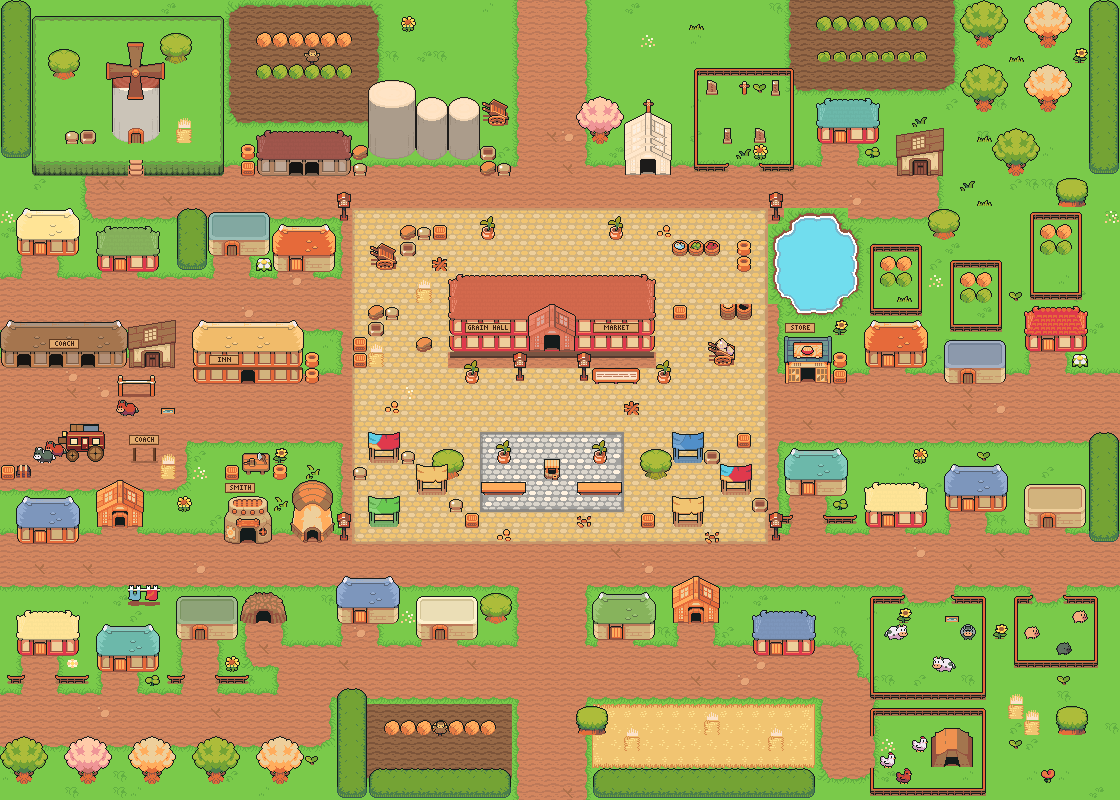

Below is a game level as drawn by its tile map, then a one-line description and the .tmx that defines it (tile-layer data replaced by summaries):
An orthogonal 70x50 tile map with 16x16 px tiles, 4 tile layers (Background, Ground, Foreground, AboveSprites), 9 tilesets and 58 objects (33x door, 15x npc_spot, 8x exit, quest_board, station).

<map version="1.10" tiledversion="1.10.1" orientation="orthogonal" renderorder="right-down" width="70" height="50" tilewidth="16" tileheight="16" infinite="0" nextlayerid="6" nextobjectid="59">
 <properties>
  <property name="biome" value="plains" />
  <property name="townKind" value="market_town" />
  <property name="seamless" type="bool" value="true" />
 </properties>
 <tileset firstgid="1" source="tileset/ninja/ninja_PlainsFloor.tsx" />
 <tileset firstgid="573" source="tileset/ninja/ninja_PlainsWater.tsx" />
 <tileset firstgid="1049" source="tileset/ninja/ninja_TilesetNature.tsx" />
 <tileset firstgid="1553" source="tileset/ninja/ninja_TilesetHouse.tsx" />
 <tileset firstgid="2312" source="tileset/ninja/ninja_TilesetElement.tsx" />
 <tileset firstgid="2552" source="tileset/ninja/ninja_TilesetFloorDetail.tsx" />
 <tileset firstgid="2632" source="tileset/ninja/ninja_TilesetInteriorFloor.tsx" />
 <tileset firstgid="3006" source="tileset/ninja/ninja_TilesetReliefDetail.tsx" />
 <tileset firstgid="3150" source="tileset/ninja/ninja_PlainsExtras.tsx" />
 <layer id="1" name="Background" width="70" height="50">
  <data>[3500 cells, 3500 non-empty, 42 distinct tile ids]</data>
 </layer>
 <layer id="2" name="Ground" width="70" height="50">
  <data>[3500 cells, 819 non-empty, 84 distinct tile ids]</data>
 </layer>
 <layer id="3" name="Foreground" width="70" height="50">
  <properties>
   <property name="spriteLayer" type="bool" value="true" />
  </properties>
  <data>[3500 cells, 816 non-empty, 400 distinct tile ids]</data>
 </layer>
 <layer id="4" name="AboveSprites" width="70" height="50">
  <data>[3500 cells, 348 non-empty, 244 distinct tile ids]</data>
 </layer>
 <objectgroup id="5" name="Objects">
  <object id="1" name="grain_hall" type="door" x="544" y="336" width="16" height="16">
   <properties>
    <property name="interior" value="grain_hall" />
   </properties>
  </object>
  <object id="2" name="notice_board" type="quest_board" x="592" y="368" width="48" height="16" />
  <object id="3" name="windmill" type="door" x="128" y="128" width="16" height="16">
   <properties>
    <property name="interior" value="windmill" />
   </properties>
  </object>
  <object id="4" name="granary" type="door" x="288" y="160" width="16" height="16">
   <properties>
    <property name="interior" value="granary" />
   </properties>
  </object>
  <object id="5" name="h_nw1" type="door" x="32" y="240" width="16" height="16">
   <properties>
    <property name="interior" value="home" />
   </properties>
  </object>
  <object id="6" name="h_nw2" type="door" x="112" y="256" width="16" height="16">
   <properties>
    <property name="interior" value="home" />
   </properties>
  </object>
  <object id="7" name="h_nw3" type="door" x="224" y="240" width="16" height="16">
   <properties>
    <property name="interior" value="home" />
   </properties>
  </object>
  <object id="8" name="h_nw4" type="door" x="288" y="256" width="16" height="16">
   <properties>
    <property name="interior" value="home" />
   </properties>
  </object>
  <object id="9" name="coach_house" type="door" x="48" y="352" width="16" height="16">
   <properties>
    <property name="interior" value="coach_house" />
   </properties>
  </object>
  <object id="10" name="coach_office" type="door" x="144" y="352" width="16" height="16">
   <properties>
    <property name="interior" value="coach_office" />
   </properties>
  </object>
  <object id="11" name="stagecoach_post" type="station" x="0" y="320" width="176" height="160">
   <properties>
    <property name="kind" value="stagecoach" />
    <property name="label" value="Plains stagecoach" />
   </properties>
  </object>
  <object id="12" name="inn" type="door" x="240" y="368" width="16" height="16">
   <properties>
    <property name="interior" value="inn" />
   </properties>
  </object>
  <object id="13" name="h_sw1" type="door" x="32" y="528" width="16" height="16">
   <properties>
    <property name="interior" value="home" />
   </properties>
  </object>
  <object id="14" name="h_sw2" type="door" x="112" y="512" width="16" height="16">
   <properties>
    <property name="interior" value="home" />
   </properties>
  </object>
  <object id="15" name="smithy" type="door" x="240" y="528" width="16" height="16">
   <properties>
    <property name="interior" value="smithy" />
   </properties>
  </object>
  <object id="16" name="h_ol1" type="door" x="32" y="640" width="16" height="16">
   <properties>
    <property name="interior" value="home" />
   </properties>
  </object>
  <object id="17" name="h_ol2" type="door" x="112" y="656" width="16" height="16">
   <properties>
    <property name="interior" value="home" />
   </properties>
  </object>
  <object id="18" name="h_ol3" type="door" x="192" y="624" width="16" height="16">
   <properties>
    <property name="interior" value="home" />
   </properties>
  </object>
  <object id="19" name="h_ol4" type="door" x="256" y="608" width="16" height="16">
   <properties>
    <property name="interior" value="home" />
   </properties>
  </object>
  <object id="20" name="h_ol5" type="door" x="352" y="608" width="16" height="16">
   <properties>
    <property name="interior" value="home" />
   </properties>
  </object>
  <object id="21" name="h_ol6" type="door" x="432" y="624" width="16" height="16">
   <properties>
    <property name="interior" value="home" />
   </properties>
  </object>
  <object id="22" name="chapel" type="door" x="640" y="160" width="16" height="16">
   <properties>
    <property name="interior" value="chapel" />
   </properties>
  </object>
  <object id="23" name="h_ne1" type="door" x="832" y="128" width="16" height="16">
   <properties>
    <property name="interior" value="home" />
   </properties>
  </object>
  <object id="24" name="h_ne2" type="door" x="912" y="160" width="16" height="16">
   <properties>
    <property name="interior" value="home" />
   </properties>
  </object>
  <object id="25" name="general_store" type="door" x="800" y="368" width="16" height="16">
   <properties>
    <property name="interior" value="store" />
   </properties>
  </object>
  <object id="26" name="h_e1" type="door" x="880" y="352" width="16" height="16">
   <properties>
    <property name="interior" value="home" />
   </properties>
  </object>
  <object id="27" name="h_e2" type="door" x="960" y="368" width="16" height="16">
   <properties>
    <property name="interior" value="home" />
   </properties>
  </object>
  <object id="28" name="h_e3" type="door" x="1040" y="336" width="16" height="16">
   <properties>
    <property name="interior" value="home" />
   </properties>
  </object>
  <object id="29" name="h_se1" type="door" x="800" y="480" width="16" height="16">
   <properties>
    <property name="interior" value="home" />
   </properties>
  </object>
  <object id="30" name="h_se2" type="door" x="880" y="512" width="16" height="16">
   <properties>
    <property name="interior" value="home" />
   </properties>
  </object>
  <object id="31" name="h_se3" type="door" x="960" y="496" width="16" height="16">
   <properties>
    <property name="interior" value="home" />
   </properties>
  </object>
  <object id="32" name="h_se4" type="door" x="1040" y="512" width="16" height="16">
   <properties>
    <property name="interior" value="home" />
   </properties>
  </object>
  <object id="33" name="h_ws1" type="door" x="608" y="624" width="16" height="16">
   <properties>
    <property name="interior" value="home" />
   </properties>
  </object>
  <object id="34" name="h_ws2" type="door" x="688" y="608" width="16" height="16">
   <properties>
    <property name="interior" value="home" />
   </properties>
  </object>
  </objectgroup>
</map>
<!-- 24 of 58 objects omitted -->
